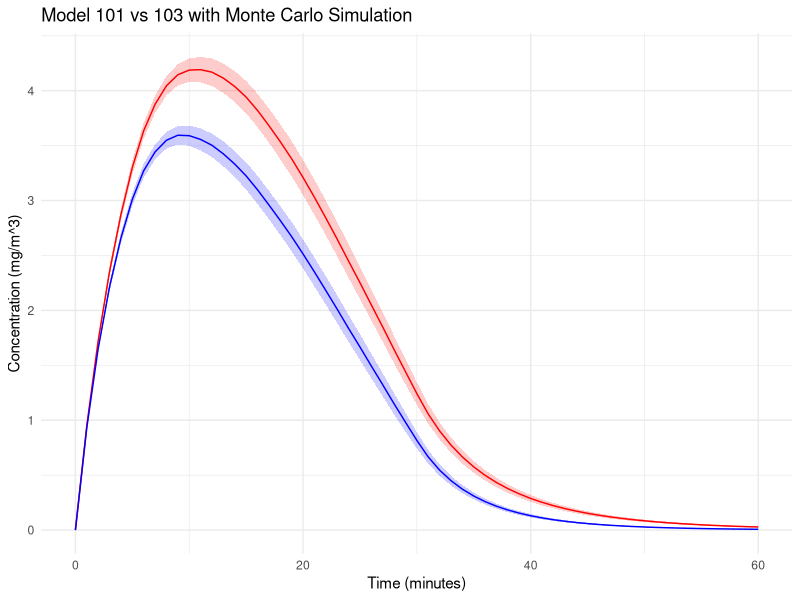
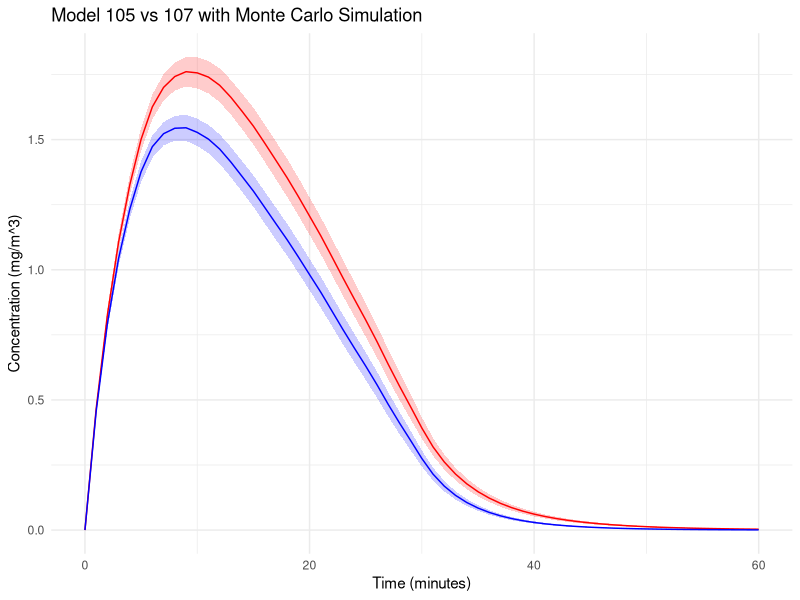
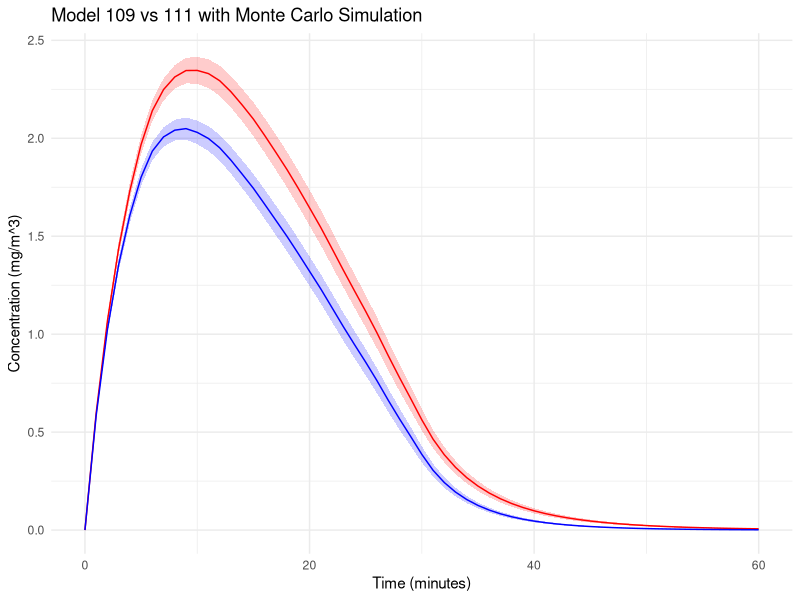

Recreate these plots in R, in order. (Note: this script raises an error after producing the figures.)
# Define Model 100 with the gamma factor
model_100 <- function(G, Q, gamma) {
  C_steady <- gamma * G / Q
  return(C_steady)
}

# Define Model 101
model_101 <- function(G, Q, V, t_g, T) {
  # Create a time vector
  time_vector <- seq(0, T, by = 1)
  
# Calculate the phase of concentration increase
  C_rise <- sapply(time_vector, function(t) {
    if (t <= t_g) {
      return((G / Q) * (1 - exp((-Q * t) / V )))
    } else {
      return(NA)
    }
  })          
  
  # Concentration at the end of the emission phase as the initial concentration for the decay phase
  C0 <- (G / Q) * (1 - exp(-Q * t_g / V ))
  
  # Calculate the concentration decay phase
  C_decay <- sapply(time_vector, function(t) {
    if (t > t_g) {
      return(C0 * exp(-Q * (t - t_g) / V ))
    } else {
      return(NA)
    }
  })
  
  return(list(time = time_vector, concentration_rise = C_rise, concentration_decay = C_decay))
}


T <- 60   # Total time (minutes)
t_g <- 15 # Time of generation (minutes)
G <- 100  # mg/min
Q <- 20   # m^3/min
epsilon_L <- 0.5  # Efficiency of local exhaust
epsilon_L_F <- 0.75  # Efficiency of local exhaust filtration
Q_R <- 5  # m^3/min
epsilon_RF <- 0.9  # Efficiency of recirculation filtration
V <- 100  # m^3
gamma <- 0.25  


# Calculation of steady-state concentrations for model 100
C_steady_100 <- model_100(G, Q, gamma)

# Calculation of steady-state concentrations for model 101
results_101 <- model_101(G, Q, V, t_g, T)


# Define Model 102
model_102 <- function(G, Q, Q_R, epsilon_RF, gamma) {
  C_bar <- (gamma * G) / (Q + epsilon_RF * Q_R)
  C_RF <- C_bar * (1 - epsilon_RF)
  return(list(C_bar = C_bar, C_RF = C_RF))
}


# Define Model 103
model_103 <- function(G, Q, Q_R, epsilon_RF, V, t_g, T) {
  Q_instead <- Q + epsilon_RF * Q_R
  return(model_101(G, Q_instead, V, t_g, T))
}

T <- 60   # Total time (minutes)
t_g <- 15 # Time of generation (minutes)
G <- 100  # mg/min
Q <- 20   # m^3/min
epsilon_L <- 0.5  # Efficiency of local exhaust
epsilon_L_F <- 0.75  # Efficiency of local exhaust filtration
Q_R <- 5  # m^3/min
epsilon_RF <- 0.9  # Efficiency of recirculation filtration
V <- 100  # m^3
gamma <- 0.25  

results_102 <- model_102(G, Q, Q_R, epsilon_RF, gamma)
results_103 <- model_103(G, Q, Q_R, epsilon_RF, V, t_g, T)

#Visualization
library(ggplot2)
C_bar_1 <- results_102$C_bar

results_103_df <- data.frame(Time = results_103$time, 
                             Concentration = c(results_103$concentration_rise, results_103$concentration_decay))
results_103_df <- results_103_df[!is.na(results_103_df$Concentration), ]

# Monte Carlo

G_range <- c(60, 150)
Q_range <- c(10, 30)
Q_R_range <- c(2, 10)
V_range <- c(60, 150)
t_g_range <- c(5, 30)
T <- 60
gamma_range <- t_g_range / T
epsilon_RF_range <- c(0.5, 0.95)

# simulation times
n_simulations <- 1000

results_101 <- vector("list", n_simulations)
results_103 <- vector("list", n_simulations)

# Monte Carlo simulation
set.seed(123)
for (i in 1:n_simulations) {
    # Randomly selection
    G <- runif(1, G_range[1], G_range[2])
    Q <- runif(1, Q_range[1], Q_range[2])
    Q_R <- runif(1, Q_R_range[1], Q_R_range[2])
    V <- runif(1, V_range[1], V_range[2])
    t_g <- runif(1, t_g_range[1], t_g_range[2])
    gamma <- runif(1, gamma_range[1], gamma_range[2])
    epsilon_RF <- runif(1, epsilon_RF_range[1], epsilon_RF_range[2])
    
    results_101[[i]] <- model_101(G, Q, V, t_g, T)
    results_103[[i]] <- model_103(G, Q, Q_R, epsilon_RF, V, t_g, T)
}

# Transfer to data.frame
df_101 <- do.call(rbind, lapply(results_101, function(x) data.frame(Time = x$time, 
                                                                    Concentration = c(x$concentration_rise, x$concentration_decay))))
df_103 <- do.call(rbind, lapply(results_103, function(x) data.frame(Time = x$time, 
                                                                    Concentration = c(x$concentration_rise, x$concentration_decay))))

                                
average_and_ci <- function(df, n) {
    df_summary <- aggregate(Concentration ~ Time, data = df, mean)
    df_summary$SD <- aggregate(Concentration ~ Time, data = df, sd)$Concentration
    df_summary$CI_lower <- df_summary$Concentration - qt(0.975, df=n-1) * df_summary$SD / sqrt(n)
    df_summary$CI_upper <- df_summary$Concentration + qt(0.975, df=n-1) * df_summary$SD / sqrt(n)
    return(df_summary)
}

average_101 <- average_and_ci(df_101, n_simulations)
average_103 <- average_and_ci(df_103, n_simulations)

ggplot() +
    geom_ribbon(data = average_101, aes(x = Time, ymin = CI_lower, ymax = CI_upper), fill = "red", alpha = 0.2) +
    geom_line(data = average_101, aes(x = Time, y = Concentration), color = "red") +
    geom_ribbon(data = average_103, aes(x = Time, ymin = CI_lower, ymax = CI_upper), fill = "blue", alpha = 0.2) +
    geom_line(data = average_103, aes(x = Time, y = Concentration), color = "blue") +
    labs(title = "Model 101 vs 103 with Monte Carlo Simulation",
         x = "Time (minutes)", 
         y = "Concentration (mg/m^3)") +
    theme_minimal()






# Define Model 104
model_104 <- function(G, Q, Q_L, epsilon_L, gamma) {
  C_avg <- (gamma * G * (1 - epsilon_L)) / (Q + Q_L)
  C_L_avg <- C_avg + (epsilon_L * gamma * G) / Q_L
  return(list(C_avg = C_avg, C_L_avg = C_L_avg))
}


# Define Model 105
model_105 <- function(G, Q, Q_L, epsilon_L, V, t_g, T) {
  # Create a time vector
  time_vector <- seq(0, T, by = 1)
  
  C_rise <- sapply(time_vector, function(t) {
    if (t <= t_g) {
      return(((G * (1 - epsilon_L)) / (Q + Q_L)) * (1 - exp((-(Q + Q_L) * t) / V)))
    } else {
      return(NA)
    }
  })
  
  C0 <- (G * (1 - epsilon_L)) / (Q + Q_L) * (1 - exp((-(Q + Q_L) * t_g) / V))
  
  C_decay <- sapply(time_vector, function(t) {
    if (t > t_g) {
      return(C0 * exp((-(Q + Q_L) * (t - t_g)) / V))
    } else {
      return(NA)
    }
  })
  
  return(list(time = time_vector, concentration_rise = C_rise, concentration_decay = C_decay))
}


# Define Model 106
model_106 <- function(G, Q, Q_L, epsilon_L, Q_R, epsilon_RF, gamma) {
  C_avg <- (gamma * G * (1 - epsilon_L)) / ((Q + epsilon_RF * Q_R) + Q_L)
  C_L_avg <- C_avg + (epsilon_L * gamma * G) / Q_L
  C_RF <- C_avg * (1 - epsilon_RF)
  return(list(C_avg = C_avg, C_L_avg = C_L_avg, C_RF = C_RF))
}


# Define Model 107
model_107 <- function(G, Q, Q_L, epsilon_L, Q_R, epsilon_RF, V, t_g, T) {
  Q_instead <- Q + epsilon_RF * Q_R
  return(model_105(G, Q_instead, Q_L, epsilon_L, V, t_g, T))
}


T <- 60   # Total time (minutes)
t_g <- 15 # Time of generation (minutes)
G <- 100  # mg/min
Q <- 20   # m^3/min
Q_L <- 5  # m^3/min
epsilon_L <- 0.5  # Efficiency of local exhaust
epsilon_L_F <- 0.75  # Efficiency of local exhaust filtration
Q_R <- 5  # m^3/min
epsilon_RF <- 0.9  # Efficiency of recirculation filtration
V <- 100  # m^3
gamma <- 0.25 


# Monte Carlo

G_range <- c(60, 150)
Q_range <- c(10, 30)
Q_L_range <- c(2, 8)
epsilon_L_range <- c(0.2, 0.8)
epsilon_L_F_range <- c(0.5, 0.95)
Q_R_range <- c(2, 10)
epsilon_RF_range <- c(0.5, 0.95)
V_range <- c(60, 150)
t_g_range <- c(5, 30)
T <- 60
gamma_range <- t_g_range / T


# simulation times
n_simulations <- 1000

results_105 <- vector("list", n_simulations)
results_107 <- vector("list", n_simulations)

# Monte Carlo simulation
set.seed(123)
for (i in 1:n_simulations) {
    # Randomly selection
    G <- runif(1, G_range[1], G_range[2])
    Q <- runif(1, Q_range[1], Q_range[2])
    Q_L <- runif(1, Q_L_range[1], Q_L_range[2])
    epsilon_L <- runif(1, epsilon_L_range[1], epsilon_L_range[2])
    epsilon_L_F <- runif(1, epsilon_L_F_range[1], epsilon_L_F_range[2])
    Q_R <- runif(1, Q_R_range[1], Q_R_range[2])
    V <- runif(1, V_range[1], V_range[2])
    t_g <- runif(1, t_g_range[1], t_g_range[2])
    gamma <- runif(1, gamma_range[1], gamma_range[2])
    epsilon_RF <- runif(1, epsilon_RF_range[1], epsilon_RF_range[2])
    
    results_105[[i]] <- model_105(G, Q, Q_L, epsilon_L, V, t_g, T)
    results_107[[i]] <- model_107(G, Q, Q_L, epsilon_L, Q_R, epsilon_RF, V, t_g, T)
}

# Transfer to data.frame
df_105 <- do.call(rbind, lapply(results_105, function(x) data.frame(Time = x$time, 
                                                                    Concentration = c(x$concentration_rise, x$concentration_decay))))

df_107 <- do.call(rbind, lapply(results_107, function(x) data.frame(Time = x$time, 
                                                                    Concentration = c(x$concentration_rise, x$concentration_decay))))

                                
average_and_ci <- function(df, n) {
    df_summary <- aggregate(Concentration ~ Time, data = df, mean)
    df_summary$SD <- aggregate(Concentration ~ Time, data = df, sd)$Concentration
    df_summary$CI_lower <- df_summary$Concentration - qt(0.975, df=n-1) * df_summary$SD / sqrt(n)
    df_summary$CI_upper <- df_summary$Concentration + qt(0.975, df=n-1) * df_summary$SD / sqrt(n)
    return(df_summary)
}

average_105 <- average_and_ci(df_105, n_simulations)
average_107 <- average_and_ci(df_107, n_simulations)


ggplot() +
    geom_ribbon(data = average_105, aes(x = Time, ymin = CI_lower, ymax = CI_upper), fill = "red", alpha = 0.2) +
    geom_line(data = average_105, aes(x = Time, y = Concentration), color = "red") +
    geom_ribbon(data = average_107, aes(x = Time, ymin = CI_lower, ymax = CI_upper), fill = "blue", alpha = 0.2) +
    geom_line(data = average_107, aes(x = Time, y = Concentration), color = "blue") +
    labs(title = "Model 105 vs 107 with Monte Carlo Simulation",
         x = "Time (minutes)", 
         y = "Concentration (mg/m^3)") +
    theme_minimal()


                                
# Define Model 108
model_108 <- function(G, Q, Q_L, epsilon_L, epsilon_L_F, gamma) {
  C_avg <- (gamma * G * (1 - epsilon_L * epsilon_L_F)) / (Q + epsilon_L_F * Q_L)
  C_LE <- C_avg + (epsilon_L * gamma * G) / Q_L
  C_LF <- C_LE * (1 - epsilon_L_F)
  return(list(C_avg = C_avg, C_LE = C_LE, C_LF = C_LF))
}


# Define Model 109
model_109 <- function(G, Q, Q_L, epsilon_L, epsilon_L_F, V, t_g, T) {
  # Create a time vector
  time_vector <- seq(0, T, by = 1)
  
  C_rise <- sapply(time_vector, function(t) {
    if (t <= t_g) {
      return(((G * (1 - epsilon_L * epsilon_L_F)) / (Q + epsilon_L_F * Q_L)) * (1 - exp((-(Q + epsilon_L_F * Q_L) * t) / V)))
    } else {
      return(NA)
    }
  })
  
  C0 <- ((G * (1 - epsilon_L * epsilon_L_F)) / (Q + epsilon_L_F * Q_L)) * (1 - exp((-(Q + epsilon_L_F * Q_L) * t_g) / V))
  
  C_decay <- sapply(time_vector, function(t) {
    if (t > t_g) {
      return(C0 * exp((-(Q + epsilon_L_F * Q_L) * (t - t_g)) / V))
    } else {
      return(NA)
    }
  })
  
  return(list(time = time_vector, concentration_rise = C_rise, concentration_decay = C_decay))
}


# Define Model 110
model_110 <- function(G, Q, Q_L, epsilon_L, epsilon_L_F, Q_R, epsilon_RF, gamma) {
  C_avg <- (gamma * G * (1 - epsilon_L * epsilon_L_F)) / ((Q + epsilon_RF * Q_R) + epsilon_L_F * Q_L)
  C_LE <- C_avg + (epsilon_L * gamma * G) / Q_L
  C_LF <- C_LE * (1 - epsilon_L_F)
  C_RF <- C_avg * (1 - epsilon_RF)
  return(list(C_avg = C_avg, C_LE = C_LE, C_LF = C_LF, C_RF = C_RF))
}


# Define Model 111
model_111 <- function(G, Q, Q_L, epsilon_L, epsilon_L_F, Q_R, epsilon_RF, V, t_g, T) {
  Q_instead <- Q + epsilon_RF * Q_R
  return(model_109(G, Q_instead, Q_L, epsilon_L, epsilon_L_F, V, t_g, T))
}


T <- 60   # Total time (minutes)
t_g <- 15 # Time of generation (minutes)
G <- 100  # mg/min
Q <- 20   # m^3/min
Q_L <- 5  # m^3/min
epsilon_L <- 0.5  # Efficiency of local exhaust
epsilon_L_F <- 0.75  # Efficiency of local exhaust filtration
Q_R <- 5  # m^3/min
epsilon_RF <- 0.9  # Efficiency of recirculation filtration
V <- 100  # m^3
gamma <- 0.25 

                                
# Monte Carlo

G_range <- c(60, 150)
Q_range <- c(10, 30)
Q_L_range <- c(2, 8)
epsilon_L_range <- c(0.2, 0.8)
epsilon_L_F_range <- c(0.5, 0.95)
Q_R_range <- c(2, 10)
epsilon_RF_range <- c(0.5, 0.95)
V_range <- c(60, 150)
t_g_range <- c(5, 30)
T <- 60
gamma_range <- t_g_range / T


# simulation times
n_simulations <- 1000
                                
results_109 <- vector("list", n_simulations)
results_111 <- vector("list", n_simulations)

set.seed(123)
for (i in 1:n_simulations) {
    # Randomly selection
    G <- runif(1, G_range[1], G_range[2])
    Q <- runif(1, Q_range[1], Q_range[2])
    Q_L <- runif(1, Q_L_range[1], Q_L_range[2])
    epsilon_L <- runif(1, epsilon_L_range[1], epsilon_L_range[2])
    epsilon_L_F <- runif(1, epsilon_L_F_range[1], epsilon_L_F_range[2])
    Q_R <- runif(1, Q_R_range[1], Q_R_range[2])
    V <- runif(1, V_range[1], V_range[2])
    t_g <- runif(1, t_g_range[1], t_g_range[2])
    gamma <- runif(1, gamma_range[1], gamma_range[2])
    epsilon_RF <- runif(1, epsilon_RF_range[1], epsilon_RF_range[2])

    results_109[[i]] <- model_109(G, Q, Q_L, epsilon_L, epsilon_L_F, V, t_g, T)
    results_111[[i]] <- model_111(G, Q, Q_L, epsilon_L, epsilon_L_F, Q_R, epsilon_RF, V, t_g, T)
}


# Transfer to data.frame
df_109 <- do.call(rbind, lapply(results_109, function(x) data.frame(Time = x$time, 
                                                                    Concentration = c(x$concentration_rise, x$concentration_decay))))

df_111 <- do.call(rbind, lapply(results_111, function(x) data.frame(Time = x$time, 
                                                                    Concentration = c(x$concentration_rise, x$concentration_decay))))

# Calculate Average and Confidence Interval
average_109 <- average_and_ci(df_109, n_simulations)
average_111 <- average_and_ci(df_111, n_simulations)

# Plotting with ggplot
ggplot() +
    geom_ribbon(data = average_109, aes(x = Time, ymin = CI_lower, ymax = CI_upper), fill = "red", alpha = 0.2) +
    geom_line(data = average_109, aes(x = Time, y = Concentration), color = "red") +
    geom_ribbon(data = average_111, aes(x = Time, ymin = CI_lower, ymax = CI_upper), fill = "blue", alpha = 0.2) +
    geom_line(data = average_111, aes(x = Time, y = Concentration), color = "blue") +
    labs(title = "Model 109 vs 111 with Monte Carlo Simulation",
         x = "Time (minutes)", 
         y = "Concentration (mg/m^3)") +
    theme_minimal()

                                
                                

# Overall comparison
average101$Model <- "Model 101"
average103$Model <- "Model 103"
average105$Model <- "Model 105"
average107$Model <- "Model 107"
average109$Model <- "Model 109"
average111$Model <- "Model 111"

combined_averages <- rbind(average101, average103, average105, average107, average109, average111)

ggplot(combined_averages, aes(x = Time, y = Concentration, color = Model)) +
    geom_line() +
    geom_ribbon(aes(ymin = CI_lower, ymax = CI_upper, fill = Model), alpha = 0.2) +
    labs(title = "Overall Model Comparison with Monte Carlo Simulation",
         x = "Time (minutes)", 
         y = "Concentration (mg/m^3)") +
    theme_minimal()                          
